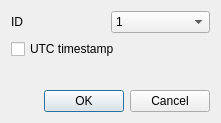
<?xml version="1.0" encoding="UTF-8"?>
<ui version="4.0">
 <class>DataLoadSBG</class>
 <widget class="QDialog" name="DataLoadSBG">
  <property name="geometry">
   <rect>
    <x>0</x>
    <y>0</y>
    <width>221</width>
    <height>123</height>
   </rect>
  </property>
  <property name="windowTitle">
   <string>SBG Loader</string>
  </property>
  <layout class="QVBoxLayout" name="verticalLayoutDialog">
   <item>
    <layout class="QVBoxLayout" name="verticalLayout">
     <item>
      <widget class="QWidget" name="widget" native="true">
       <layout class="QHBoxLayout" name="horizontalLayout">
        <property name="spacing">
         <number>0</number>
        </property>
        <property name="leftMargin">
         <number>0</number>
        </property>
        <property name="topMargin">
         <number>0</number>
        </property>
        <property name="rightMargin">
         <number>0</number>
        </property>
        <property name="bottomMargin">
         <number>0</number>
        </property>
        <item>
         <widget class="QLabel" name="label">
          <property name="text">
           <string>ID</string>
          </property>
         </widget>
        </item>
        <item>
         <widget class="QComboBox" name="sourceIdComboBox">
          <item>
           <property name="text">
            <string>1</string>
           </property>
          </item>
          <item>
           <property name="text">
            <string>2</string>
           </property>
          </item>
          <item>
           <property name="text">
            <string>3</string>
           </property>
          </item>
         </widget>
        </item>
       </layout>
      </widget>
     </item>
     <item>
      <widget class="QCheckBox" name="utcTimestampCheckBox">
       <property name="text">
        <string>UTC timestamp</string>
       </property>
      </widget>
     </item>
     <item>
      <spacer name="verticalSpacer">
       <property name="orientation">
        <enum>Qt::Vertical</enum>
       </property>
       <property name="sizeHint" stdset="0">
        <size>
         <width>20</width>
         <height>40</height>
        </size>
       </property>
      </spacer>
     </item>
    </layout>
   </item>
   <item>
    <widget class="QDialogButtonBox" name="buttonBox">
     <property name="standardButtons">
      <set>QDialogButtonBox::Cancel|QDialogButtonBox::Ok</set>
     </property>
    </widget>
   </item>
  </layout>
 </widget>
 <resources/>
 <connections>
  <connection>
   <sender>buttonBox</sender>
   <signal>accepted()</signal>
   <receiver>DataLoadSBG</receiver>
   <slot>accept()</slot>
   <hints>
    <hint type="sourcelabel">
     <x>69</x>
     <y>108</y>
    </hint>
    <hint type="destinationlabel">
     <x>88</x>
     <y>6</y>
    </hint>
   </hints>
  </connection>
  <connection>
   <sender>buttonBox</sender>
   <signal>rejected()</signal>
   <receiver>DataLoadSBG</receiver>
   <slot>reject()</slot>
   <hints>
    <hint type="sourcelabel">
     <x>116</x>
     <y>103</y>
    </hint>
    <hint type="destinationlabel">
     <x>163</x>
     <y>7</y>
    </hint>
   </hints>
  </connection>
 </connections>
</ui>
